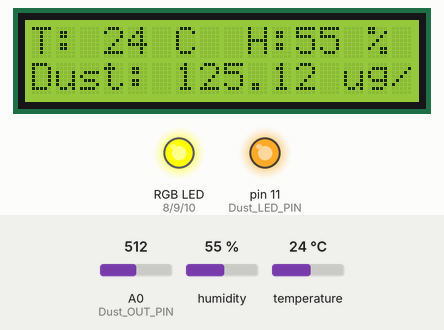
This sketch was run on a simulated Arduino Uno, built with avr-gcc and run on an emulated ATmega328P. Shown: 16×2 character LCD, an RGB LED mixed from three pins (HIGH = lit), output pins drawn as LEDs (lit = HIGH). The inputs (shaded band) are chosen by the test bench; at power-on: A0 (Dust_OUT_PIN) = 512, humidity 55 %, temperature 24 °C. Pins used as bus, display or sensor lines are not drawn.

Above: at 2.6 s.
2.7 s: A0 (Dust_OUT_PIN) set to 225
At 4.9 s:
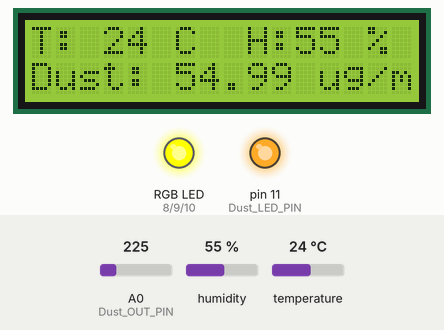
5.7 s: A0 (Dust_OUT_PIN) set to 199
At 6.6 s:
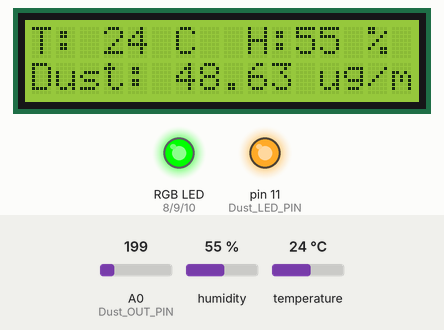
8.7 s: A0 (Dust_OUT_PIN) set to 71
At 11.3 s:
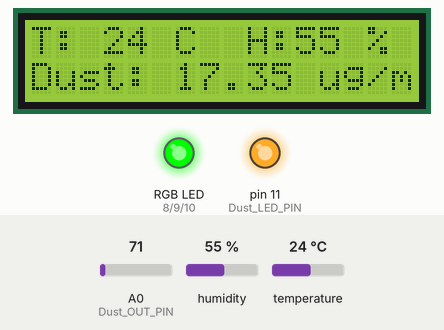
11.7 s: A0 (Dust_OUT_PIN) set to 58
At 13.0 s:
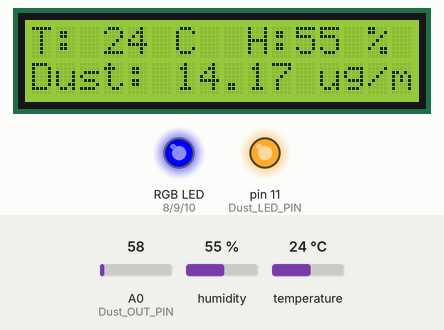
14.7 s: humidity set to 22 %
At 17.2 s:
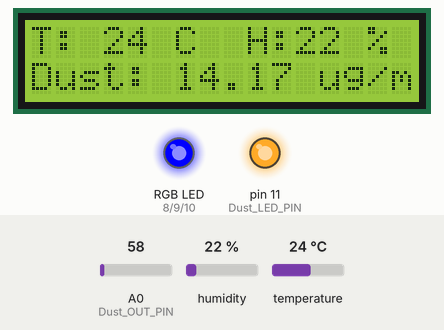
17.8 s: temperature set to 12 °C
At 19.0 s:
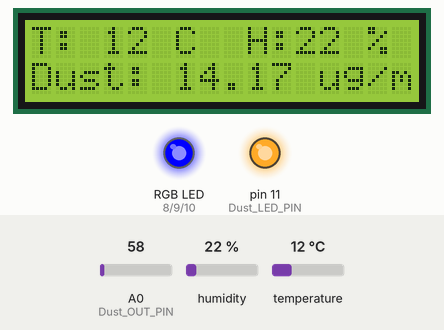
Timing chart, 0 to 20.8 s (numbered marks = the images above; inputs shaded):
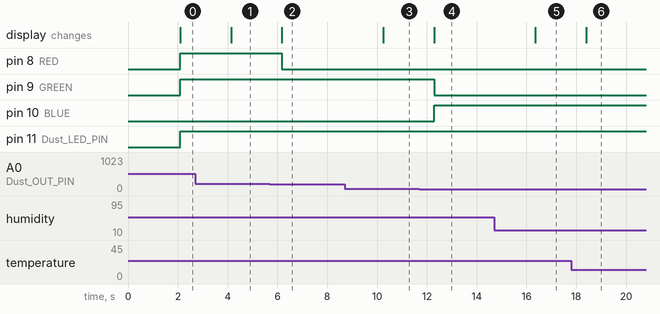

The sketch:

Code_3_9-17_.ino
```cpp
#include <SimpleDHT.h>
#include <LiquidCrystal.h>

#define DHTPIN              7
#define DHTTYPE             DHT11
#define LCD_resolution      6
SimpleDHT11 dht11(DHTPIN);
LiquidCrystal lcd (13,12,5,4,3,2) ;

#define Dust_LED_PIN    11
#define Dust_OUT_PIN    A0
int samplingTime = 280;
int deltaTime = 40;
int sleepTime = 9680;
float dust_sensorValue = 0;
float voltage = 0;
float dust_density = 0;

#define RED      8
#define GREEN    9
#define BLUE     10

void setup() {
  Serial.begin(9600);
  lcd.begin (16,2);
  analogWrite (LCD_resolution , 100);
  lcd.clear();
  pinMode (Dust_LED_PIN , OUTPUT);
  pinMode (RED, OUTPUT);
  pinMode (GREEN, OUTPUT);
  pinMode (BLUE, OUTPUT);
}

void loop() {
  dht_check() ; //온습도 체크
  dust_check(); //미세먼지 체크
  RGB_LED_check(); //RFG LED체크
}

void dht_check() {
  delay(2000);
  byte t = 0;
  byte h = 0;
  dht11.read (&t,&h, NULL);

  lcd.setCursor(0,0);
  lcd.print ("T: ");
  lcd.print (t);
  lcd.print (" C");
  lcd.setCursor (9,0);
  lcd.print ("H:");
  lcd.print (h);
  lcd.print (" %");
}

void dust_check() {
  digitalWrite(Dust_LED_PIN, LOW);
  delayMicroseconds (samplingTime );
  dust_sensorValue = analogRead (Dust_OUT_PIN);
  delayMicroseconds(deltaTime);
  digitalWrite (Dust_LED_PIN ,HIGH);
  delayMicroseconds(sleepTime);
  voltage = dust_sensorValue * (5.0 / 1023.0);
  dust_density = 50*voltage;
  lcd.setCursor(0,1);
  lcd.print ("Dust: ");
  lcd.print (dust_density);
  lcd.print (" ug/m3");
}

void RGB_LED_check() {
  if(dust_density >= 151) {
    LED_Color (1,0,0);  //빨강
  }
  else if(dust_density >= 51) {
    LED_Color (1,1,0);  //노랑
  }
  else if(dust_density >= 16) {
    LED_Color (0,1,0);  //초록
  }
  else if(dust_density >= 0) {
    LED_Color (0,0,1);  //블루
  }
  else{
    LED_Color (0,0,0);  //no color
  }
}

void LED_Color (int r, int g, int b) {
  digitalWrite (RED, r);
  digitalWrite (GREEN, g);
  digitalWrite (BLUE, b);
}
```

Measured:
- the behaviour switches between 209 and 208 on A0 (Dust_OUT_PIN) (found by bisection; images 1 and 2)
- the behaviour switches between 66 and 65 on A0 (Dust_OUT_PIN) (found by bisection; images 3 and 4)
- after the input at 2.7 s, the display: changes after 1.4 s (image 1)
- after the input at 5.7 s, pin 8 (RED): HIGH → LOW after 0.48 s; the display: changes after 0.48 s (image 2)
- after the input at 8.7 s, the display: changes after 1.6 s (image 3)
- after the input at 11.7 s, pin 9 (GREEN): HIGH → LOW after 0.60 s; pin 10 (BLUE): LOW → HIGH after 0.60 s; the display: changes after 0.60 s (image 4)
- after the input at 14.7 s, the display: changes after 1.7 s (image 5)
- after the input at 17.8 s, the display: changes after 0.60 s (image 6)
